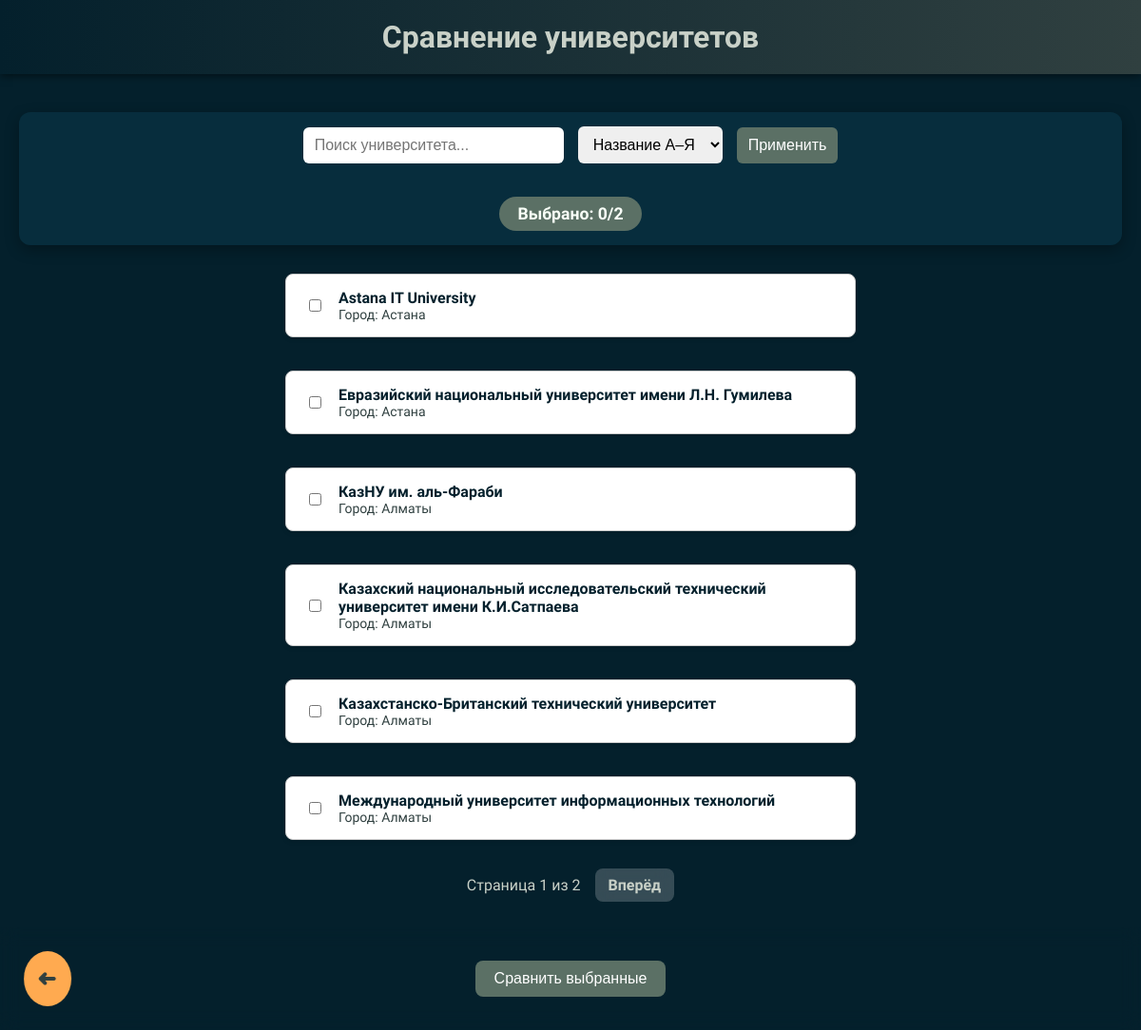
The app's page /university/compare/ with its own data.
### university/models.py (models this page shows, shortened)
class University(models.Model):
    title = models.CharField(max_length=255, verbose_name="Название университета")
    description = RichTextField(verbose_name="Описание университета", blank=True, null=True)
    main_image = models.ImageField(upload_to='university_images/', blank=True, null=True)
    programs_link = models.URLField(verbose_name="Ссылка на программы университета", blank=True, null=True)
    admission = RichTextField(verbose_name="Информация о поступлении", blank=True, null=True)
    international_cooperation = RichTextField(verbose_name="Международное сотрудничество", blank=True, null=True)
    d_tour = models.URLField(verbose_name="Ссылка на 3D-тур по университету", blank=True, null=True)
    city = models.CharField(max_length=255, verbose_name="Город", blank=True, null=True)
    specializations = models.PositiveIntegerField(verbose_name="Количество образовательных программ", blank=True, null=True)
    stipends_bk = models.PositiveIntegerField(verbose_name="Размер стипендии баклавра", blank=True, null=True)
    stipends_mg = models.PositiveIntegerField(verbose_name="Размер стипендии магистра", blank=True, null=True)
    stipends_doc = models.PositiveIntegerField(verbose_name="Стоимость стипендии доктора", blank=True, null=True)
    sections = models.ManyToManyField(
        UniversitySection,
        related_name='universities',
        verbose_name="Разделы университета",
        blank=True
    )
    gallery_images = models.ManyToManyField(
        'UniversityImage',
        related_name='universities',
        verbose_name="Галерея изображений",
        blank=True
    )
    class Meta:
        verbose_name = "Университет"
        verbose_name_plural = "Университеты"

### university/views.py (the view, shortened to what this page needs)
# urls.py: path('compare/', views.compare_list, name='compare_list'),
def compare_list(request):
    query = request.GET.get('q', '').strip()
    sort_order = request.GET.get('sort', 'asc')  # получаем порядок сортировки
    universities = University.objects.all()
    if query:
        universities = universities.filter(title__icontains=query)
    if sort_order == 'asc':
        universities = universities.order_by('title')
    else:
        universities = universities.order_by('-title')
    paginator = Paginator(universities, 6)
    page_number = request.GET.get('page')
    page_obj = paginator.get_page(page_number)
    selected = request.session.get('selected_universities', [])
    return render(request, 'compare_list.html', {
        'universities': page_obj.object_list,
        'page_obj': page_obj,
        'selected': selected,
        'sort_order': sort_order
    })

### university/templates/compare_list.html (shortened to what this page needs)
{% load static %}
<!DOCTYPE html>
<html lang="ru">
<head>
    <link rel="stylesheet" href="{% static 'styles.css' %}">
</head>
<body>
<header>
    <h1>Сравнение университетов</h1>
</header>
<main>
<div class="selection-container" style="background-color:#072d3d;">
<form method="get" class="search-sort-box">
    <input type="text" name="q" placeholder="Поиск университета..." value="{{ request.GET.q }}">
    <select name="sort">
        <option value="asc" {% if request.GET.sort == "asc" %}selected{% endif %}>Название А–Я</option>
    </select>
    <button type="submit">Применить</button>
</form>
    <form method="post" action="{% url 'compare_list' %}" id="compare-form">
        <div class="selection-info">
            Выбрано: <span id="selected-count">0</span>/2
        </div>
</div>
    {% if universities %}
    <div class="universities-list">
        {% for university in universities %}
        <div class="university-card">
            <input type="checkbox" class="uni-checkbox" name="selected_universities"
                   value="{{ university.id }}" id="uni{{ university.id }}">
            <div class="uni-info">
                <label for="uni{{ university.id }}">{{ university.title }}</label>
                <p>Город: {{ university.city }}</p>
            </div>
        </div>
        {% endfor %}
    </div>
    {% if page_obj %}
    <div class="pagination">
        <span>Страница {{ page_obj.number }} из {{ page_obj.paginator.num_pages }}</span>
        {% if page_obj.has_next %}
            <a href="?page={{ page_obj.next_page_number }}{% if request.GET.q %}&q={{ request.GET.q }}{% endif %}{% if request.GET.sort %}&sort={{ request.GET.sort }}{% endif %}">Вперёд</a>
        {% endif %}
    </div>
    {% endif %}
    <div class="compare-section">
        <button type="submit" disabled>Сравнить выбранные</button>
    </div>
    {% else %}
        <p class="empty-message">Университеты не найдены</p>
    {% endif %}
</main>
<br>
<br><br><br><br>
<a href="{% url 'index' %}" class="back-link">➜</a>
</body>
</html>

### static/styles.css (style rules this page uses)
:root { --forest: #04202c; --evergreen: #304040; --pine: #5b7065; --mist: #c9d1c8; --white: #ffffff; --light-hover: #f0f4f8; --highlight: #1a73e8; }
body { margin: 0; font-family: "Cuprum", sans-serif; background-color: #04202c; color: #c9d1c8; }
header { display: flex; justify-content: space-between; align-items: center; padding: 20px 40px; background: linear-gradient(90deg, #04202c, #304040); box-shadow: 0 2px 8px rgba(0,0,0,0.5); }
header h1 { margin: 0; font-size: 2em; text-align: center; flex: 1; }
.university-card { border: 1px solid #ccc; padding: 15px; margin: 10px 0; border-radius: 8px; }
.back-link { position: fixed; bottom: 25px; left: 25px; font-size: 2em; background-color: #ffaa50; padding: 15px; border-radius: 50%; color: #072d3f; transform: scaleX(-1); font-weight: bold; text-decoration: none; }
main { padding: 20px; margin: 0 auto; }
.search-sort-box { display: flex; justify-content: center; align-items: center; gap: 15px; margin-bottom: 25px; flex-wrap: wrap; }
.search-sort-box input[type="text"], .search-sort-box select, .search-sort-box button { padding: 10px 12px; border-radius: 6px; border: none; font-size: 16px; }
.search-sort-box input[type="text"] { width: 250px; }
.search-sort-box button { background-color: var(--pine); color: var(--white); cursor: pointer; transition: 0.3s; }
.universities-list { display: flex; flex-direction: column; gap: 15px; width: 100%; max-width: 600px; margin: 0 auto; }
.university-card { display: flex; align-items: center; gap: 15px; padding: 15px 20px; background-color: #fff; border-radius: 10px; box-shadow: 0 3px 8px rgba(0,0,0,0.1); }
.university-card label { font-weight: bold; color: var(--forest); margin-bottom: 5px; }
.university-card p { margin: 0; font-size: 14px; color: var(--evergreen); }
.selection-info { font-size: 1.1em; font-weight: 600; background-color: #5b7065; padding: 8px 15px; border-radius: 20px; color: #f9fff8; display: inline-block; min-width: 120px; }
.compare-section { display: flex; justify-content: center; position: fixed; padding: 35px; backdrop-filter: blur(10px); bottom: 0; left:50%; width: 100%; transform: translateX(-50%); }
.compare-section button { padding: 10px 20px; font-size: 16px; background-color: var(--pine); color: var(--white); border-radius: 8px; border: none; cursor: pointer; transition: 0.3s; }
.pagination { display: flex; align-items: center; justify-content: center; gap: 15px; margin: 20px 0; }
.pagination a { padding: 8px 14px; border-radius: 8px; background: rgba(255, 255, 255, 0.2); backdrop-filter: blur(10px); text-decoration: none; color: var(--mist); font-weight: bold; }
.back-link { display: block; text-align: center; margin-top: 30px; font-size: 24px; text-decoration: none; color: #304040; }
:root { --forest: #04202c; --evergreen: #304040; --pine: #5b7065; --mist: #c9d1c8; --white: #ffffff; --highlight: #ffaa50; }
body { margin: 0; font-family: "Cuprum", sans-serif; background-color: var(--forest); color: var(--mist); }
.university-card { display: flex; align-items: center; padding: 15px 20px; background-color: #fff; border-radius: 8px; box-shadow: 0 2px 5px rgba(0,0,0,0.1); }
.university-card label { font-weight: bold; margin-right: 10px; color: var(--forest); }
.selection-container { display: flex; flex-direction: column; align-items: center; gap: 10px; margin: 20px 0; padding: 15px 20px; border-radius: 12px; box-shadow: 0 5px 15px rgba(0,0,0,0.3); color: var(--mist); text-align: center; }

### records on screen
University: title "Astana IT University", city "Астана"
University: title "Евразийский национальный университет имени Л.Н. Гумилева", city "Астана"
University: title "КазНУ им. аль-Фараби", city "Алматы"
University: title "Казахский национальный исследовательский технический университет имени К.И.Сатпаева", city "Алматы"
University: title "Казахстанско-Британский технический университет", city "Алматы"
University: title "Международный университет информационных технологий", city "Алматы"

### other values on screen
{{ page_obj.number }} "1"
{{ page_obj.paginator.num_pages }} "2"
